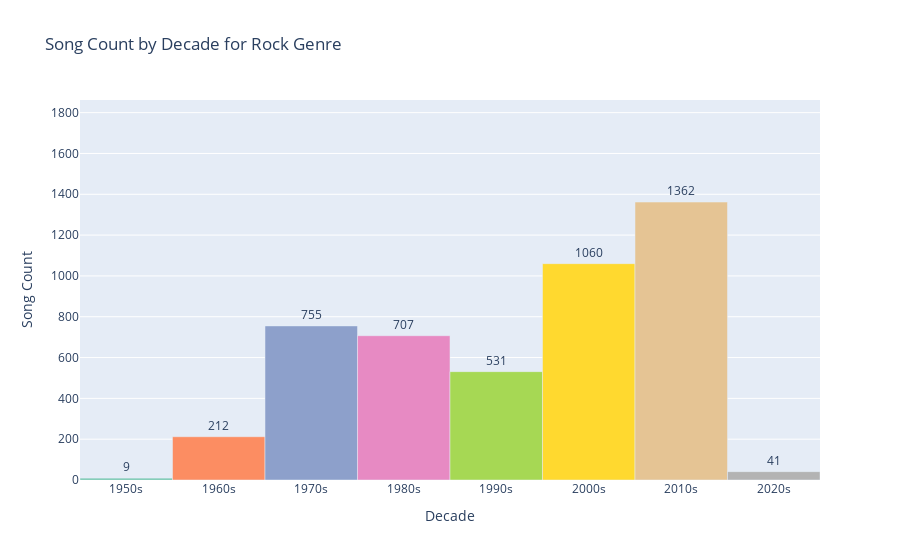

Notebook cell for this chart:
### Code cell
#Examaining Song count across decades by Genre
genre = input("Enter a music genre: ")
selected_data = big_df[big_df['main_genre'] == genre.lower()]
selected_data = selected_data.groupby('decade')['song'].count().reset_index()
fig = go.Figure(data=go.Bar(x=selected_data['decade'], y=selected_data['song'], 
                             marker_color=px.colors.qualitative.Set2, text=selected_data['song']))
fig.update_layout(title='Song Count by Decade for ' + genre.capitalize() + ' Genre', xaxis_title='Decade', yaxis_title='Song Count')
fig.update_traces(textposition='outside')
fig.update_layout(bargap=0)
max_count = selected_data['song'].max() + 500  # make sure to see all labels
fig.update_yaxes(range=[0, max_count])  
# Show the bar chart
fig.show()

### Figure 1 — Plotly figure (JSON) as saved in the notebook; plotly's stock layout.template omitted (floating-point values rounded to 4 significant figures)
{"data": [{"marker": {"color": ["rgb(102,194,165)", "rgb(252,141,98)", "rgb(141,160,203)", "rgb(231,138,195)", "rgb(166,216,84)", "rgb(255,217,47)", "rgb(229,196,148)", "rgb(179,179,179)"]}, "text": [9, 212, 755, 707, 531, 1060, 1362, 41], "textposition": "outside", "type": "bar", "x": ["1950s", "1960s", "1970s", "1980s", "1990s", "2000s", "2010s", "2020s"], "y": [9, 212, 755, 707, 531, 1060, 1362, 41]}], "layout": {"autosize": true, "bargap": 0, "title": {"text": "Song Count by Decade for Rock Genre"}, "xaxis": {"autorange": true, "range": [-0.5, 7.5], "title": {"text": "Decade"}, "type": "category"}, "yaxis": {"range": [0, 1862], "title": {"text": "Song Count"}, "type": "linear"}}}
